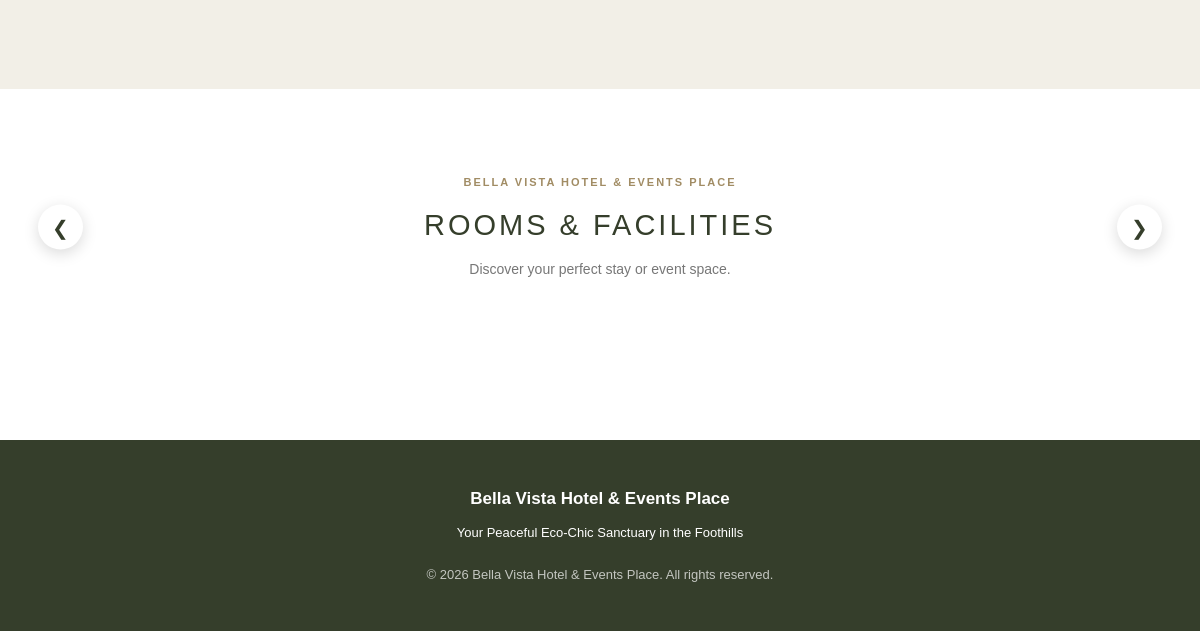
Before: / (lower part) with the older database file.
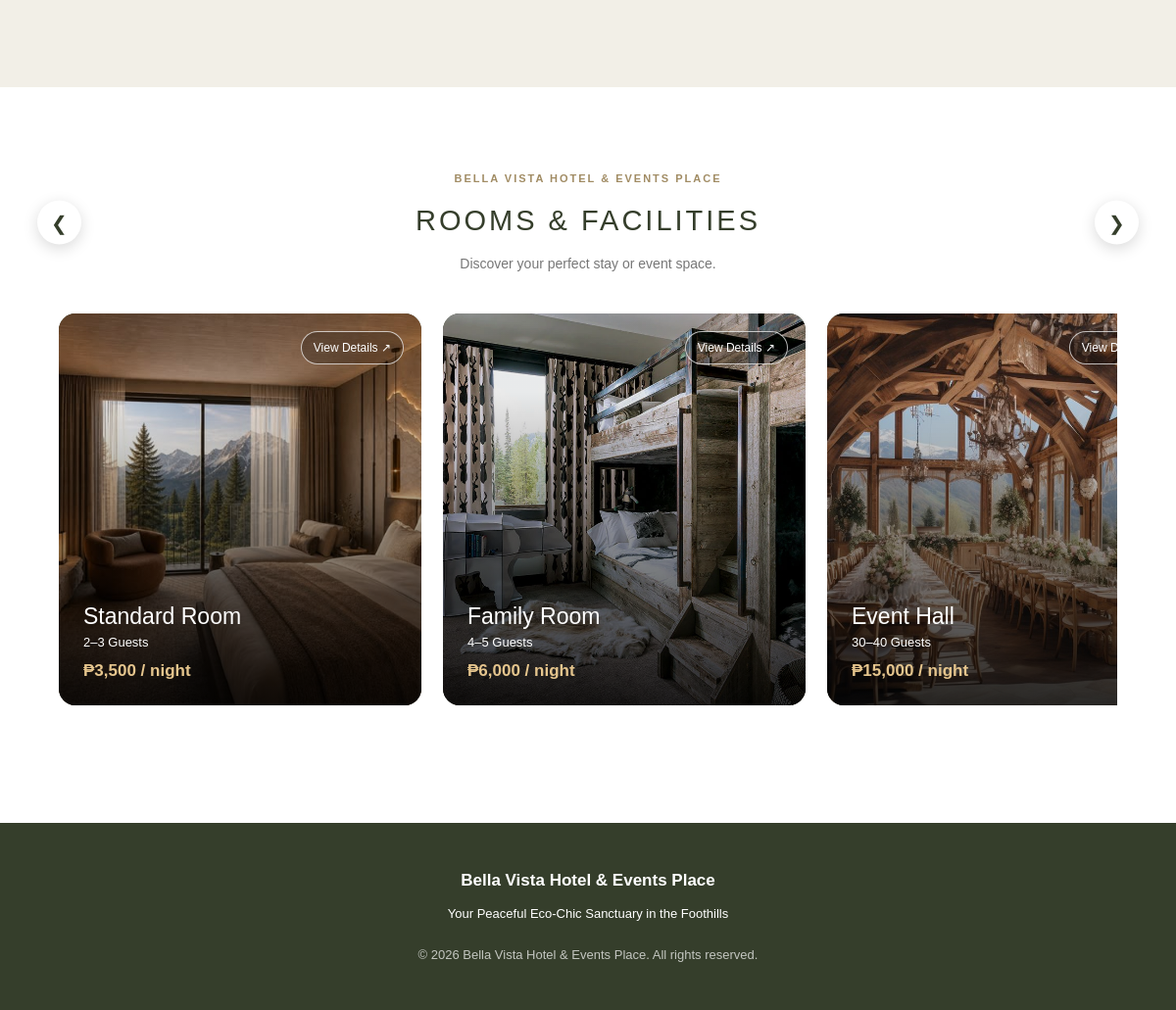
After: the same page with the newer database file.
### tables this page shows
CREATE TABLE `room_type` (
  `room_Type_ID` int(10) UNSIGNED NOT NULL,
  `room_Type` varchar(90) NOT NULL,
  `base_Price` decimal(12,2) NOT NULL,
  `included_Guests` int(10) UNSIGNED NOT NULL,
  `max_Guests` int(10) UNSIGNED NOT NULL,
  `extra_Person_Fee` decimal(12,2) NOT NULL DEFAULT 0.00,
  `deleted_At` datetime DEFAULT NULL
);

### includes/room_catalog.php (called while the page is built, shortened)
<?php
$catalogRooms = [];
$catalogImages = [
    1 => 'assets/images/standard room.jfif',
    2 => 'assets/images/family room.webp',
    3 => 'assets/images/event hall.jfif'
];
try {
    require_once __DIR__ . '/database.php';
    $stmt = $pdo->query("
        SELECT
            room_Type_ID,
            room_Type,
            base_Price,
            included_Guests,
            max_Guests,
            extra_Person_Fee
        FROM room_type
        WHERE deleted_At IS NULL
        ORDER BY room_Type_ID
    ");
    foreach ($stmt->fetchAll(PDO::FETCH_ASSOC) as $roomType) {
        $id = (int)$roomType['room_Type_ID'];
        $roomType['image'] =
            $catalogImages[$id] ?? 'assets/images/hero.webp';
        $roomType['features'] = [];
        $roomType['beds'] = [];
        $catalogRooms[$id] = $roomType;
    }
} catch (Throwable $e) {
    error_log('Room catalog error: ' . $e->getMessage());
    $catalogRooms = [];
    $roomCatalogError =
        'Unable to retrieve room information. Please try again later.';
}
function catalogEscape($value): string {
    return htmlspecialchars(
        (string)$value,
        ENT_QUOTES | ENT_SUBSTITUTE,
        'UTF-8'
    );
}

### index.php (the view, shortened to what this page needs)
<?php
require_once __DIR__ . '/includes/database.php';
require_once __DIR__ . '/includes/room_catalog.php';
?>
<!DOCTYPE html>
<html lang="en">
<head>
    <link rel="stylesheet" href="assets/css/global_style.css">
    <link rel="stylesheet" href="assets/css/landing.css?v=2">
    <link rel="stylesheet" href="assets/css/availability_form.css?v=2">
    <link rel="stylesheet" href="assets/css/photo_gallery.css?v=2">
    <link rel="stylesheet" href="assets/css/rooms_facilities.css?v=4">
    <link rel="stylesheet" href="assets/css/responsive_landing.css">
    </head>
<body>
    <main>
        <section class="bv-gallery" id="gallery">
        </section>
        <section class="rooms-section" id="rooms">
            <div class="container">
                <div class="rooms-header">
                    <div>
                        <p class="rooms-eyebrow">
                            BELLA VISTA HOTEL & EVENTS PLACE
                        </p>
                        <h2>Rooms & Facilities</h2>
                        <p class="rooms-description">
                            Discover your perfect stay or event space.
                        </p>
                    </div>
                    <div class="rooms-controls">
                        <button type="button"
                                class="rooms-prev"
                                aria-label="Previous room">
                            &#10094;
                        </button>
                        <button type="button"
                                class="rooms-next"
                                aria-label="Next room">
                            &#10095;
                        </button>
                    </div>
                </div>
                <div class="room-grid"
                    id="roomTrack"
                    role="region"
                    aria-label="Rooms and facilities"
                    tabindex="0">
                    <?php foreach ($catalogRooms as $room): ?>
                        <?php
                            $included = (int)$room['included_Guests'];
                            $maximum = (int)$room['max_Guests'];
                            $capacity = $included === $maximum
                                ? $maximum . ' Guests'
                                : $included . '–' . $maximum . ' Guests';
                            $roomDetails = json_encode(
                                $room,
                                JSON_INVALID_UTF8_SUBSTITUTE
                            );
                        ?>
                        <article class="room-card">
                            <button
                                type="button"
                                class="room-card-open"
                                data-room="<?= (int)$room['room_Type_ID'] ?>"
                                data-room-details="<?= catalogEscape($roomDetails) ?>"
                                aria-label="View <?= catalogEscape($room['room_Type']) ?> details"
                            >
                                <img
                                    src="<?= catalogEscape($room['image']) ?>"
                                    alt="<?= catalogEscape($room['room_Type']) ?>"
                                >
                                <div class="room-card-content">
                                    <span class="room-view">
                                        View Details &#8599;
                                    </span>
                                    <h3>
                                        <?= catalogEscape($room['room_Type']) ?>
                                    </h3>
                                    <p>
                                        <?= catalogEscape($capacity) ?>
                                    </p>
                                    <strong>
                                        ₱<?= number_format(
                                            (float)$room['base_Price'],
                                            0
                                        ) ?> / night
                                    </strong>
                                </div>
                            </button>
                        </article>
                    <?php endforeach; ?>
                </div>
            </div>
        </section>
    </main>
    <footer class="footer">
        <h3>Bella Vista Hotel & Events Place</h3>
        <p>
            Your Peaceful Eco-Chic Sanctuary
            in the Foothills
        </p>
        <p class="copyright">
            &copy; 2026 Bella Vista Hotel & Events Place.
            All rights reserved.
        </p>
    </footer>
</body>
</html>

### assets/css/global_style.css (style rules this page uses)
:root { --primary: #353E2B; --secondary: #A18C64; --cream: #F2EFE7; --white: #FFFFFF; --text: #252B23; }
* { margin: 0; padding: 0; box-sizing: border-box; }
html { scroll-behavior: smooth; }
body { font-family: Arial, sans-serif; color: var(--text); line-height: 1.6; }
.container { width: 90%; max-width: 1100px; margin: auto; }

### assets/css/landing.css (style rules this page uses)
html { scroll-padding-top: 130px; }
.footer { padding: 45px 20px; background: var(--primary); color: white; text-align: center; }
.footer h3 { font-size: 17px; margin-bottom: 10px; }
.footer p { font-size: 13px; }
.copyright { margin-top: 22px; opacity: 0.7; }

### assets/css/photo_gallery.css (style rules this page uses)
.bv-gallery { padding: 75px 20px 90px; background: #F2EFE7; }

### assets/css/rooms_facilities.css (style rules this page uses)
.rooms-section { padding: 85px 0 100px; background: #FFFFFF; }
.rooms-header { position: relative; display: flex; justify-content: center; align-items: center; text-align: center; margin-bottom: 35px; }
.rooms-header > div:first-child { text-align: center; width: 100%; }
.rooms-eyebrow { font-size: 11px; font-weight: 600; letter-spacing: 2px; color: #A18C64; margin-bottom: 10px; }
.rooms-header h2 { font-size: 29px; font-weight: 500; letter-spacing: 3px; text-transform: uppercase; color: #353E2B; }
.rooms-description { margin: 10px auto 0; color: #777; font-size: 14px; text-align: center; }
.rooms-controls { position: absolute; top: 50%; left: -22px; right: -22px; transform: translateY(-50%); display: flex; justify-content: space-between; align-items: center; z-index: 5; pointer-events: none; }
.rooms-controls button { width: 45px; height: 45px; display: flex; justify-content: center; align-items: center; border: none; border-radius: 50%; background: #FFFFFF; color: #353E2B; font-size: 20px; cursor: pointer; box-shadow: 0 4px 15px rgba(0,0,0,0.15); pointer-events: auto; transition: background 0.25s ease, color 0.25s ease, transform 0.25s ease; }
.room-grid { display: flex; gap: 22px; overflow-x: auto; overflow-y: hidden; scroll-snap-type: x mandatory; scroll-behavior: smooth; scrollbar-width: none; padding: 5px 2px 20px; }
.room-card { flex: 0 0 clamp(250px, 39%, 370px); height: 400px; border-radius: 17px; overflow: hidden; scroll-snap-align: start; background: #353E2B; transition: transform 0.3s ease; }
.room-card-open { position: relative; display: block; width: 100%; height: 100%; padding: 0; border: none; background: transparent; color: white; text-align: left; cursor: pointer; }
.room-card img { width: 100%; height: 100%; display: block; object-fit: cover; transition: transform 0.5s ease; }
.room-card-content { position: absolute; inset: 0; display: flex; flex-direction: column; justify-content: flex-end; padding: 25px; background: linear-gradient( to bottom, rgba(0,0,0,0.08) 20%, rgba(0,0,0,0.82) 100% ); }
.room-view { position: absolute; top: 18px; right: 18px; padding: 9px 12px; border: 1px solid rgba(255,255,255,0.7); border-radius: 20px; font-size: 12px; background: rgba(0,0,0,0.25); }
.room-card-content h3 { font-size: 23px; font-weight: 500; margin-bottom: 5px; }
.room-card-content p { font-size: 13px; margin-bottom: 12px; }
.room-card-content strong { color: #E5C58D; font-size: 17px; }

Changed rows visible on the page:
added room_type: shows a picture, room_Type "Standard Room", catalogEscape($capacity) "2–3 Guests", base_Price "3,500"
added room_type: shows a picture, room_Type "Family Room", catalogEscape($capacity) "4–5 Guests", base_Price "6,000"
added room_type: shows a picture, room_Type "Event Hall", catalogEscape($capacity) "30–40 Guests", base_Price "15,000"
